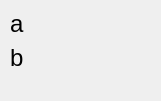
<?xml version="1.0" encoding="UTF-8"?>
<ui version="4.0">
 <class>InfoWindow</class>
 <widget class="QDialog" name="InfoWindow">
  <property name="geometry">
   <rect>
    <x>0</x>
    <y>0</y>
    <width>161</width>
    <height>101</height>
   </rect>
  </property>
  <property name="windowTitle">
   <string>DemoSquare information</string>
  </property>
  <widget class="QWidget" name="formLayoutWidget">
   <property name="geometry">
    <rect>
     <x>10</x>
     <y>10</y>
     <width>141</width>
     <height>81</height>
    </rect>
   </property>
   <layout class="QFormLayout" name="formLayout">
    <item row="0" column="0">
     <widget class="QLabel" name="label">
      <property name="text">
       <string>&lt;html&gt;&lt;head/&gt;&lt;body&gt;&lt;p&gt;&lt;span style=&quot; font-size:18pt;&quot;&gt;a&lt;/span&gt;&lt;/p&gt;&lt;/body&gt;&lt;/html&gt;</string>
      </property>
     </widget>
    </item>
    <item row="0" column="1">
     <widget class="QLabel" name="label_a">
      <property name="text">
       <string/>
      </property>
      <property name="textFormat">
       <enum>Qt::RichText</enum>
      </property>
     </widget>
    </item>
    <item row="1" column="0">
     <widget class="QLabel" name="label_2">
      <property name="text">
       <string>&lt;html&gt;&lt;head/&gt;&lt;body&gt;&lt;p&gt;&lt;span style=&quot; font-size:18pt;&quot;&gt;b&lt;/span&gt;&lt;/p&gt;&lt;/body&gt;&lt;/html&gt;</string>
      </property>
     </widget>
    </item>
    <item row="1" column="1">
     <widget class="QLabel" name="label_b">
      <property name="text">
       <string/>
      </property>
      <property name="textFormat">
       <enum>Qt::RichText</enum>
      </property>
     </widget>
    </item>
   </layout>
  </widget>
 </widget>
 <resources/>
 <connections/>
</ui>
